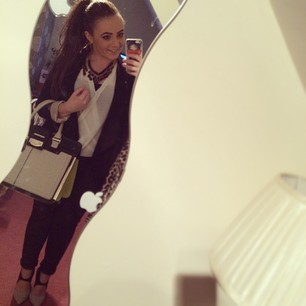
#> input picture Dataset-100/100.jpg, 306 x 306 px, found by its file name
$ jupyter execute --allow-errors searching.ipynb
#> lines starting #> are read from the running program, lines starting #| are printed output that depends on the picture
[cell 1]
import argparse as ap
import cv2
import imutils
import numpy as np
import os
from sklearn.externals import joblib
from scipy.cluster.vq import *

#> (the rest of this cell did not finish here and is left out)

[cell 2]
image_path = "Dataset/100.jpg"

#> (a cell that did not finish here is left out)

[cell 4]
des_list = []
im = cv2.imread(image_path)
#> im is the input picture: shape (306, 306, 3); mean B, G, R 145.2, 166.3, 180.7
gray = cv2.cvtColor(im, cv2.COLOR_BGR2GRAY)
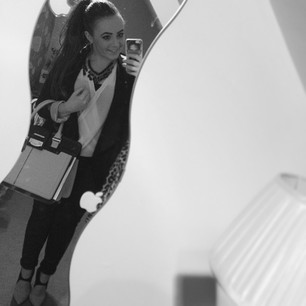
#> gray: shape (306, 306); min 12, max 251, mean 168.2
sift = cv2.xfeatures2d.SIFT_create()
(kps, descs) = sift.detectAndCompute(gray, None)
#> kps = 227 keypoints; strongest (x, y, size): (88, 200, 11.2), (125, 58, 2.7), (100, 194, 3.1), (101, 165, 33.7)
des_list.append((image_path, descs))


$ run again, with Dataset-100/1.jpg copied over Dataset-100/100.jpg
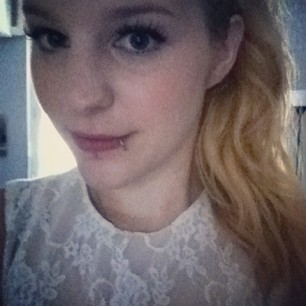
#> input picture Dataset-100/1.jpg, 306 x 306 px, found by its file name
#> im is the input picture: shape (306, 306, 3); mean B, G, R 104.6, 102.1, 112.7
#> `gray = cv2.cvtColor(im, cv2.COLOR_BGR2GRAY)`:
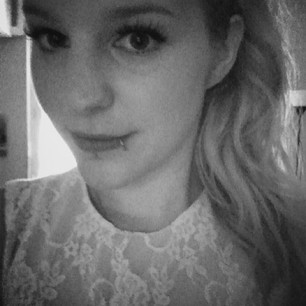
#> gray: shape (306, 306); min 13, max 238, mean 105.6
#> kps = 221 keypoints; strongest (x, y, size): (49, 153, 36.3), (29, 42, 5.5), (14, 22, 5.4), (292, 97, 11.8)

$ run again, with Dataset-100/11.jpg copied over Dataset-100/100.jpg
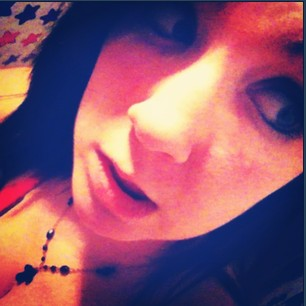
#> input picture Dataset-100/11.jpg, 306 x 306 px, found by its file name
#> im is the input picture: shape (306, 306, 3); mean B, G, R 109.7, 86.8, 143.6
#> `gray = cv2.cvtColor(im, cv2.COLOR_BGR2GRAY)`:
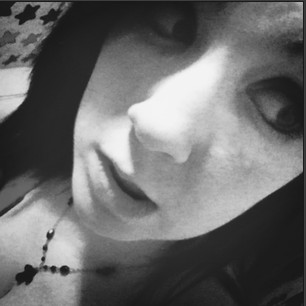
#> gray: shape (306, 306); min 16, max 246, mean 106.4
#> kps = 189 keypoints; strongest (x, y, size): (64, 270, 6.4), (49, 236, 4.8), (45, 248, 3.7), (43, 259, 2.9)
